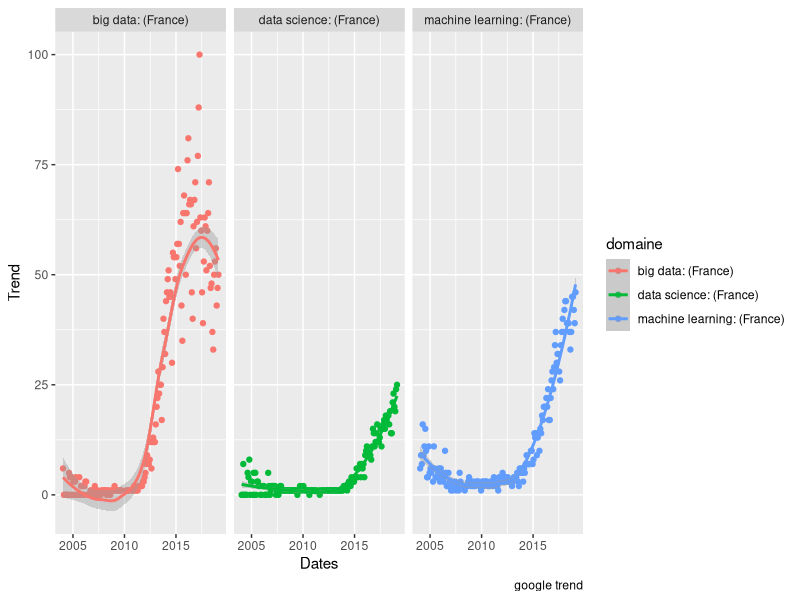
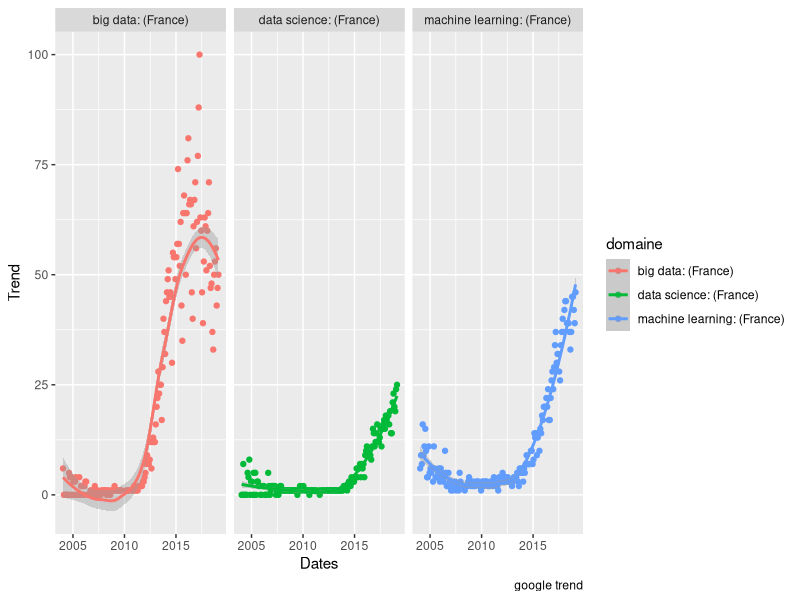

Write the R code that produced these figures, in order.
## ---- chunk 1
knitr::opts_chunk$set(echo = FALSE)
## ---- chunk 2
library(ggplot2)
library(dplyr)
library(tidyr)
library(readr)


# import des données 
data_science <- read_csv("data/datas_cience.csv",skip = 2)

## transformation de la donnée 
data_science = data_science %>% group_by(Mois)%>% 
  gather(`data science: (France)`,`big data: (France)`,
         `machine learning: (France)`,value = "trend",key ="domaine" )

# head(data_science)

### Visualisation
ggplot(data=data_science,aes(x=as.Date(paste0(Mois,"-15")),y=as.numeric(trend),color=domaine,group=domaine))+
geom_point() + labs(x="Dates",y="Trend",tiltle="Tendance des recherches sur google depuis 2004",caption = "google trend")+ 
geom_smooth()+ facet_wrap(~domaine)


## ---- chunk 3
library(ggplot2)
library(dplyr)
library(tidyr)
library(readr)


# import des données 
data_science <- read_csv("data/datas_cience.csv",skip = 2)


## ---- chunk 4

## transformation de la donnée 
data_science = data_science %>% group_by(Mois)%>% 
  gather(`data science: (France)`,`big data: (France)`,
         `machine learning: (France)`,value = "trend",key ="domaine" )
### Visualisation
ggplot(data=data_science,aes(x=as.Date(paste0(Mois,"-15")),y=as.numeric(trend),color=domaine,group=domaine))+
geom_point() + labs(x="Dates",y="Trend",tiltle="Tendance des recherches sur google depuis 2004",caption = "google trend")+ 
geom_smooth()+ facet_wrap(~domaine)


